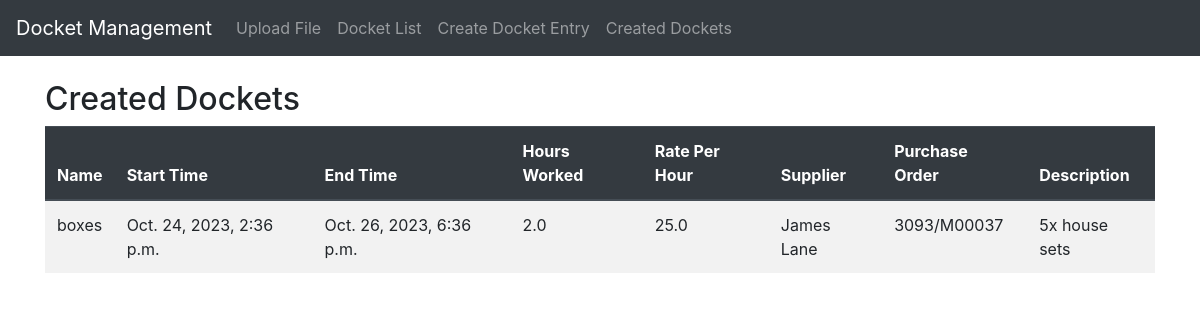
/created_dockets/, run on the app's committed database.
### dockers/models.py (models this page shows, shortened)
class DocketEntry(models.Model):
    name = models.CharField(max_length=255)
    start_time = models.DateTimeField()
    end_time = models.DateTimeField()
    hours_worked = models.FloatField()
    rate_per_hour = models.FloatField()
    supplier = models.ForeignKey(Supplier, on_delete=models.CASCADE)
    purchase_order = models.ForeignKey(PurchaseOrder, on_delete=models.CASCADE)

class Supplier(models.Model):
    name = models.CharField(max_length=255)
    def __str__(self):
        return self.name

class PurchaseOrder(models.Model):
    supplier = models.ForeignKey(Supplier, on_delete=models.CASCADE)
    number = models.CharField(max_length=255)
    description = models.TextField()
    def __str__(self):
        return f'{self.number}'

class Docket(models.Model):
    record_type = models.CharField(max_length=255)
    chg = models.CharField(max_length=255, blank=True, null=True)
    com = models.CharField(max_length=255, blank=True, null=True)
    docket_type = models.CharField(max_length=255, blank=True, null=True)
    confirmation = models.CharField(max_length=255, blank=True, null=True)
    order_date = models.DateField()
    buyer = models.CharField(max_length=255)
    account_number = models.CharField(max_length=255)
    currency = models.CharField(max_length=3)
    item = models.CharField(max_length=255)
    commodity_code = models.CharField(max_length=255)
    description = models.CharField(max_length=255)
    quantity = models.FloatField()
    unit = models.CharField(max_length=10)
    order_value = models.FloatField()
    amount_invoiced = models.FloatField()
    wbs_code = models.CharField(max_length=255, blank=True, null=True)
    contract = models.CharField(max_length=255)
    remarks = models.CharField(max_length=255, blank=True, null=True)
    supplier = models.ForeignKey(Supplier, on_delete=models.CASCADE)
    po_number = models.ForeignKey(PurchaseOrder, on_delete=models.CASCADE)

### dockers/views.py (the view)
# urls.py: path('created_dockets/', CreatedDocketsListView.as_view(), name='created_dockets_list'),
class CreatedDocketsListView(ListView):
    model = DocketEntry
    template_name = 'created_dockets_list.html'  # Specify the template name
    context_object_name = 'created_dockets'
    def get_queryset(self):
        dockets_with_descriptions = Docket.objects.all().only('id', 'description')
        prefetch_dockets = Prefetch('purchase_order__docket_set', queryset=dockets_with_descriptions, to_attr='dockets')
        return DocketEntry.objects.all().prefetch_related(prefetch_dockets).order_by('-id')

### dockers/templates/created_dockets_list.html (shortened to what this page needs)
{% extends 'base.html' %}
{% block content %}
    <h2>Created Dockets</h2>
    <table class="table table-striped custom-table">
        <thead class="thead-dark">
            <tr>
                <th>Name</th>
                <th>Start Time</th>
                <th>End Time</th>
                <th>Hours Worked</th>
                <th>Rate Per Hour</th>
                <th>Supplier</th>
                <th>Purchase Order</th>
                <th>Description</th>
            </tr>
        </thead>
        <tbody>
            {% for created_docket in created_dockets %}
                <tr>
                    <td>{{ created_docket.name }}</td>
                    <td>{{ created_docket.start_time }}</td>
                    <td>{{ created_docket.end_time }}</td>
                    <td>{{ created_docket.hours_worked }}</td>
                    <td>{{ created_docket.rate_per_hour }}</td>
                    <td>{{ created_docket.supplier }}</td>
                    <td>{{ created_docket.purchase_order }}</td>
                    <td>
                        {% for docket in created_docket.purchase_order.dockets %}
                            {{ docket.description }}<br>
                        {% empty %}
                            No description available.
                        {% endfor %}
                    </td>
                </tr>
            {% empty %}
                <tr>
                    <td colspan="7">No created dockets available.</td>
                </tr>
            {% endfor %}
        </tbody>
    </table>
{% endblock %}

### data on the page
DocketEntry: name "boxes", start_time "Oct. 24, 2023, 2:36 p.m.", end_time "Oct. 26, 2023, 6:36 p.m.", hours_worked "2.0", rate_per_hour "25.0", supplier "James Lane", purchase_order "3093/M00037"
Docket: description "5x house sets"
